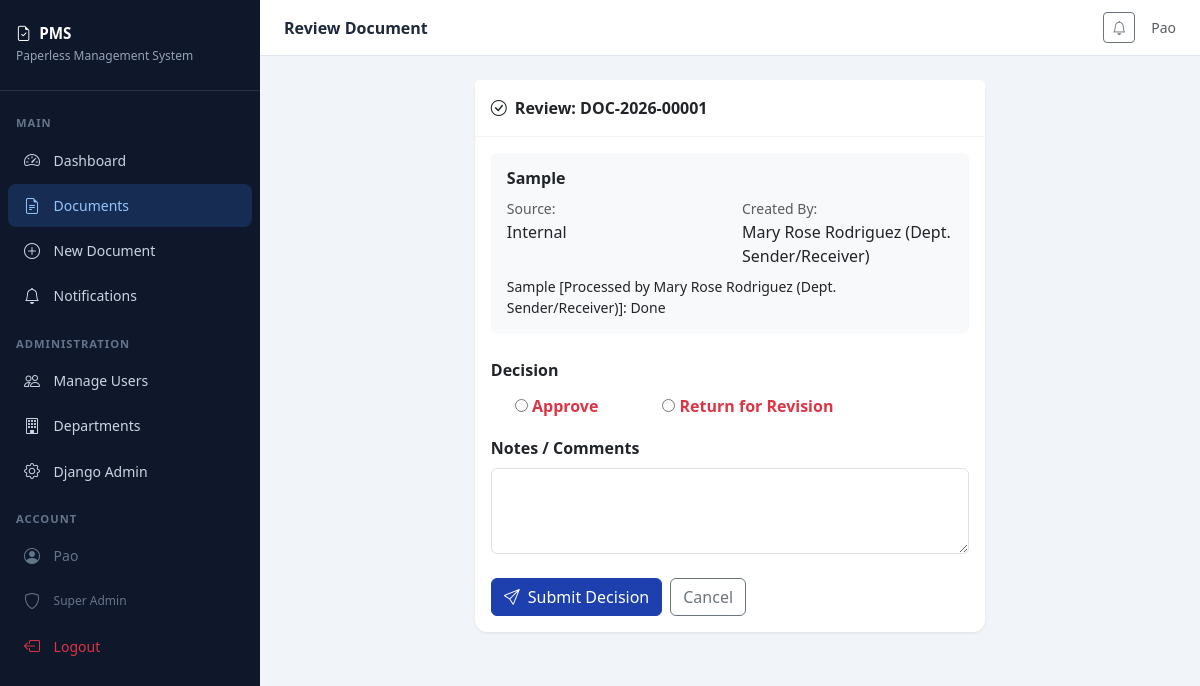
/documents/1/review/ (signed in), run on the app's committed database.
### dms/models.py (models this page shows, shortened)
class User(AbstractUser):
    ROLE_CHOICES = [
        ('super_admin', 'Super Admin'),
        ('dept_sender_receiver', 'Dept. Sender/Receiver'),
        ('dept_head', 'Dept. Head'),
        ('governor', 'Governor'),
        ('executive', 'Executive'),
    ]
    role = models.CharField(max_length=30, choices=ROLE_CHOICES, default='dept_sender_receiver')
    department = models.ForeignKey('Department', on_delete=models.SET_NULL, null=True, blank=True, related_name='members')
    def __str__(self):
        return f"{self.get_full_name() or self.username} ({self.get_role_display()})"

class Document(models.Model):
    SOURCE_CHOICES = [('internal', 'Internal'), ('external', 'External')]
    STATUS_CHOICES = [
        ('draft', 'Draft'),
        ('pending_review', 'Pending Review'),
        ('approved', 'Approved'),
        ('rejected', 'Rejected'),
        ('esigned', 'E-Signed'),
        ('released', 'Released to Correspondent'),
        ('returned', 'Returned to Origin'),
        ('archived', 'Archived'),
        ('return_for_revision', 'Returned for Revision'),
    ]
    ACTION_TYPE_CHOICES = [('return', 'Return to Origin'), ('release', 'Release to External Agency')]
    CLASSIFICATION_CHOICES = [
        ('confidential', 'Confidential'),
        ('internal', 'Internal Use Only'),
        ('public', 'Public'),
    ]
    title = models.CharField(max_length=300)
    reference_number = models.CharField(max_length=100, unique=True, blank=True)
    source = models.CharField(max_length=10, choices=SOURCE_CHOICES)
    classification = models.CharField(max_length=20, choices=CLASSIFICATION_CHOICES, default='internal')
    status = models.CharField(max_length=30, choices=STATUS_CHOICES, default='draft')
    action_type = models.CharField(max_length=10, choices=ACTION_TYPE_CHOICES, blank=True, null=True)
    description = models.TextField(blank=True)
    file = models.FileField(upload_to='documents/%Y/%m/', blank=True, null=True)
    esignature = models.ImageField(upload_to='signatures/%Y/%m/', blank=True, null=True)
    created_by = models.ForeignKey(User, on_delete=models.SET_NULL, null=True, related_name='created_documents')
    assigned_to = models.ForeignKey(User, on_delete=models.SET_NULL, null=True, blank=True, related_name='assigned_documents')
    origin_department = models.ForeignKey(Department, on_delete=models.SET_NULL, null=True, blank=True, related_name='origin_documents')
    current_department = models.ForeignKey(Department, on_delete=models.SET_NULL, null=True, blank=True, related_name='current_documents')
    correspondent_name = models.CharField(max_length=200, blank=True)
    correspondent_agency = models.CharField(max_length=200, blank=True)
    created_at = models.DateTimeField(auto_now_add=True)
    updated_at = models.DateTimeField(auto_now=True)
    logged_at = models.DateTimeField(null=True, blank=True)

### dms/views.py (the view, shortened to what this page needs)
# urls.py: path('documents/<int:pk>/review/', views.document_review, name='document_review'),
@login_required
@role_required(['dept_head', 'governor', 'executive', 'super_admin'])
def document_review(request, pk):
    doc = get_object_or_404(Document, pk=pk)
    form = DocumentReviewForm(request.POST or None)
    return render(request, 'documents/review.html', {'form': form, 'doc': doc})

### dms/forms.py
class DocumentReviewForm(forms.Form):
    DECISION_CHOICES = [('approve', 'Approve'), ('reject', 'Return for Revision')]
    decision = forms.ChoiceField(choices=DECISION_CHOICES, widget=forms.RadioSelect())
    notes = forms.CharField(required=False, widget=forms.Textarea(attrs={'class': 'form-control', 'rows': 3}))

### dms/templates/documents/review.html (shortened to what this page needs)
{% extends 'base.html' %}
{% block page_title %}Review Document{% endblock %}
{% block content %}
<div class="row justify-content-center"><div class="col-lg-7">
<div class="card">
<div class="card-header py-3"><i class="bi bi-check-circle me-2"></i>Review: {{ doc.reference_number }}</div>
<div class="card-body">
    <div class="bg-light rounded p-3 mb-4">
        <h6 class="fw-bold mb-2">{{ doc.title }}</h6>
        <div class="row text-sm">
            <div class="col-6"><small class="text-muted">Source:</small><br>{{ doc.get_source_display }}</div>
            <div class="col-6"><small class="text-muted">Created By:</small><br>{{ doc.created_by }}</div>
        </div>
        {% if doc.description %}<p class="mt-2 mb-0 small">{{ doc.description|truncatechars:200 }}</p>{% endif %}
    </div>
    <form method="post">{% csrf_token %}
    <div class="mb-3">
        <label class="form-label fw-semibold">Decision</label>
        <div class="d-flex gap-4 mt-1">
            {% for radio in form.decision %}
            <div class="form-check form-check-inline">
                {{ radio.tag }}
                <label class="form-check-label {% if radio.choice_value == 'approve' %}text-success fw-semibold{% else %}text-danger fw-semibold{% endif %}">
                    {{ radio.choice_label }}
                </label>
            </div>
            {% endfor %}
        </div>
    </div>
    <div class="mb-4">
        <label class="form-label fw-semibold">Notes / Comments</label>
        {{ form.notes }}
    </div>
    <div class="d-flex gap-2">
        <button type="submit" class="btn btn-primary"><i class="bi bi-send me-2"></i>Submit Decision</button>
        <a href="{% url 'document_detail' doc.pk %}" class="btn btn-outline-secondary">Cancel</a>
    </div>
    </form>
</div>
</div>
</div></div>
{% endblock %}

### dms/templates/base.html (shortened to what this page needs)
<!DOCTYPE html>
<html lang="en">
<head>
    <link href="https://cdn.jsdelivr.net/npm/bootstrap@5.3.0/dist/css/bootstrap.min.css" rel="stylesheet">
    <link href="https://cdn.jsdelivr.net/npm/bootstrap-icons@1.11.0/font/bootstrap-icons.css" rel="stylesheet">
</head>
<body>
{% if user.is_authenticated %}
<div class="sidebar">
    <div class="sidebar-brand">
        <h5><i class="bi bi-file-earmark-check me-2"></i>PMS</h5>
        <small>Paperless Management System</small>
    </div>
    <nav class="py-2">
        <div class="nav-section-title">Main</div>
        <a href="{% url 'dashboard' %}" class="nav-link {% if request.resolver_match.url_name == 'dashboard' %}active{% endif %}">
            <i class="bi bi-speedometer2"></i> Dashboard
        </a>
        <a href="{% url 'document_list' %}" class="nav-link {% if 'document' in request.resolver_match.url_name %}active{% endif %}">
            <i class="bi bi-file-earmark-text"></i> Documents
        </a>
        <a href="{% url 'document_create' %}" class="nav-link">
            <i class="bi bi-plus-circle"></i> New Document
        </a>
        <a href="{% url 'notifications' %}" class="nav-link">
            <i class="bi bi-bell"></i> Notifications
        </a>
        {% if user.role == 'super_admin' or user.is_superuser %}
        <div class="nav-section-title">Administration</div>
        <a href="{% url 'manage_users' %}" class="nav-link">
            <i class="bi bi-people"></i> Manage Users
        </a>
        <a href="{% url 'manage_departments' %}" class="nav-link">
            <i class="bi bi-building"></i> Departments
        </a>
        <a href="/admin/" class="nav-link">
            <i class="bi bi-gear"></i> Django Admin
        </a>
        {% endif %}
        <div class="nav-section-title">Account</div>
        <div class="nav-link" style="cursor:default; color:#64748b;">
            <i class="bi bi-person-circle"></i>
            <span>{{ user.get_full_name|default:user.username }}</span>
        </div>
        <div class="nav-link" style="cursor:default; color:#64748b; font-size:0.75rem;">
            <i class="bi bi-shield"></i> {{ user.get_role_display }}
        </div>
        <a href="{% url 'logout' %}" class="nav-link text-danger">
            <i class="bi bi-box-arrow-left"></i> Logout
        </a>
    </nav>
</div>
<div class="main-content">
    <div class="topbar">
        <span class="topbar-title">{% block page_title %}Dashboard{% endblock %}</span>
        <div class="d-flex align-items-center gap-3">
            <a href="{% url 'notifications' %}" class="btn btn-sm btn-outline-secondary position-relative">
                <i class="bi bi-bell"></i>
            </a>
            <span class="text-muted small">{{ user.get_full_name|default:user.username }}</span>
        </div>
    </div>
    <div class="page-content">
        {% block content %}{% endblock %}
    </div>
</div>
{% else %}
{% block auth_content %}{% endblock %}
{% endif %}
</body>
</html>

### dms/templates/base.html (style rules this page uses)
:root { --sidebar-width: 260px; --primary: #1e40af; --primary-light: #3b82f6; --sidebar-bg: #0f172a; }
body { background: #f1f5f9; font-family: 'Segoe UI', sans-serif; }
.sidebar { width: var(--sidebar-width); min-height: 100vh; background: var(--sidebar-bg); position: fixed; top: 0; left: 0; z-index: 100; transition: all 0.3s; }
.sidebar-brand { padding: 1.5rem 1rem; border-bottom: 1px solid rgba(255,255,255,0.1); }
.sidebar-brand h5 { color: #fff; font-weight: 700; font-size: 0.95rem; margin: 0; }
.sidebar-brand small { color: #94a3b8; font-size: 0.75rem; }
.nav-section-title { color: #64748b; font-size: 0.7rem; text-transform: uppercase; letter-spacing: 1px; padding: 1rem 1rem 0.3rem; font-weight: 600; }
.sidebar .nav-link { color: #cbd5e1; padding: 0.6rem 1rem; border-radius: 8px; margin: 2px 8px; font-size: 0.875rem; display: flex; align-items: center; gap: 0.6rem; transition: all 0.2s; }
.sidebar .nav-link:hover, .sidebar .nav-link.active { background: rgba(59,130,246,0.2); color: #93c5fd; }
.sidebar .nav-link i { font-size: 1rem; width: 20px; }
.main-content { margin-left: var(--sidebar-width); min-height: 100vh; }
.topbar { background: #fff; border-bottom: 1px solid #e2e8f0; padding: 0.75rem 1.5rem; display: flex; align-items: center; justify-content: space-between; position: sticky; top: 0; z-index: 99; }
.topbar-title { font-weight: 600; color: #1e293b; }
.page-content { padding: 1.5rem; }
.card { border: none; border-radius: 12px; box-shadow: 0 1px 3px rgba(0,0,0,0.08); }
.card-header { background: #fff; border-bottom: 1px solid #f1f5f9; font-weight: 600; }
.btn-primary { background: var(--primary); border-color: var(--primary); }

### data on the page
User: get_full_name "Pao", role "Super Admin"
Document: reference_number "DOC-2026-00001", title "Sample", source "Internal", created_by "Mary Rose Rodriguez (Dept. Sender/Receiver)", description "Sample [Processed by Mary Rose Rodriguez (Dept. Sender/Receiver)]: Done"

### other printed values
{{ radio.choice_label }} "Approve" "Return for Revision"
